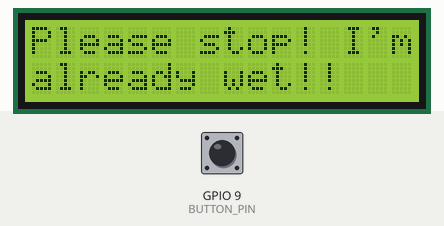
Bench run of a sketch on a simulated ESP32-S3. Shown: 16×2 character LCD. Inputs (shaded band) come from the test bench; at power-on: GPIO 9 (BUTTON_PIN) HIGH. WiFi joins after 1.5 s; servers stay silent unless stated; the Firebase database answers and starts empty; what the sketch prints to the serial monitor is not drawn.

Above: at 3.3 s.

The sketch:

ESP32ProjectPDS.ino
```cpp
#include <Arduino.h>
#include <WiFi.h>
#include <FirebaseESP32.h>
#include <LiquidCrystal.h>
/* 1. Define the WiFi credentials */
#define WIFI_SSID "YOUR_WIFI" //YOUR WIFI NAME HERE
#define WIFI_PASSWORD "YOUR_WIFI_PASSWORD" //YOUR WIFI PASSWORD HERE
/* 2. Define the API Key */
#define API_KEY "YOUR_API_KEY" //YOUR API KEY HERE
#define DATABASE_URL "YOUR_DATABASE_URL" //YOUR DATABASE URL HERE
//Provide the token generation process info.
#include "addons/TokenHelper.h"
//Provide the RTDB payload printing info and other helper functions.
#include "addons/RTDBHelper.h"
// Define Firebase Data object
/* 4. Define the user Email and password that alreadey registerd or added in your project */
#define USER_EMAIL "YOUR_EMAIL" //YOUR EMAIL HERE
#define USER_PASSWORD "YOUR_EMAIL_PASSWORD" //YOUR EMAIL PASSWORD HERE
FirebaseData fbdo;
FirebaseAuth auth;
FirebaseConfig config;
// Define button and LED pins
#define SOIL_MOISTURE_PIN A2
#define BUTTON_PIN 9

#define LCD_RS 10
#define LCD_E 1
#define LCD_D4 0
#define LCD_D5 4
#define LCD_D6 5
#define LCD_D7 6

// Initialize the alphanumeric LCD display
LiquidCrystal lcd(LCD_RS, LCD_E, LCD_D4, LCD_D5, LCD_D6, LCD_D7);
int count = 0;
int moistureValue = 0;
int moistureRead = 0;

void setup()
{

  Serial.begin(115200);


  WiFi.begin(WIFI_SSID, WIFI_PASSWORD);
  Serial.print("Connecting to Wi-Fi");
  while (WiFi.status() != WL_CONNECTED)
  {
    Serial.print(".");
    delay(300);
  }
  Serial.println();
  Serial.print("Connected with IP: ");
  Serial.println(WiFi.localIP());
  Serial.println();

  Serial.printf("Firebase Client v%s\n\n", FIREBASE_CLIENT_VERSION);
  /* Assign the api key (required) */
  config.api_key = API_KEY;
  /* Assign the user sign in credentials */
  auth.user.email = USER_EMAIL;
  auth.user.password = USER_PASSWORD;
  /* Assign the RTDB URL (required) */
  config.database_url = DATABASE_URL;
  /* Assign the callback function for the long running token generation task */
  config.token_status_callback = tokenStatusCallback; // see addons/TokenHelper.h
  // Comment or pass false value when WiFi reconnection will control by your code or third party library e.g. WiFiManager
  Firebase.reconnectNetwork(true);
  // Since v4.4.x, BearSSL engine was used, the SSL buffer need to be set.
  // Large data transmission may require larger RX buffer, otherwise connection issue or data read time out can be occurred.
  fbdo.setBSSLBufferSize(4096 /* Rx buffer size in bytes from 512 - 16384 */, 1024 /* Tx buffer size in bytes from 512 - 16384 */);
  Firebase.begin(&config, &auth);
  Firebase.setDoubleDigits(5);

  // Set pin modes
  pinMode(BUTTON_PIN, INPUT_PULLUP);

  // Initialize LCD
  lcd.begin(16, 2);
  lcd.clear();

  Serial.println("Setup completed");

}

void loop() {
  // Check if the button is pressed
  if (digitalRead(BUTTON_PIN) == LOW) {
    // Read soil moisture
    moistureValue = analogRead(SOIL_MOISTURE_PIN);
    Serial.println(moistureValue);
    // Send soil moisture level to Firebase
    Firebase.setInt(fbdo, "/moistureValue", moistureValue);
  }

  // Read data from Firebase
  if (count == 15){
    if (Firebase.getInt(fbdo, "/moistureValue")) { // Check if data was read successfully
      moistureRead = fbdo.intData();
    }
    else {
      Serial.println("Error reading data from Firebase");
    }
    // Display moisture status on LCD
    Serial.println(moistureRead);
    if (moistureRead <= 3000) {
      Serial.print(" wet");
      lcd.clear();
      lcd.setCursor(0, 0);
      lcd.print("Please stop! I'm");
      lcd.setCursor(0, 1);
      lcd.print("already wet!!");
      delay(1000);
    } else {
      Serial.print(" dry");
      lcd.clear();
      lcd.setCursor(0, 0);
      lcd.print("HELP!! Please");
      lcd.setCursor(0, 1);
      lcd.print("make me wet!! ;)");
      delay(1000);
    }
    count = 0;
  }
  count = count + 1;
  delay(100); // Check button state every second
}
```
